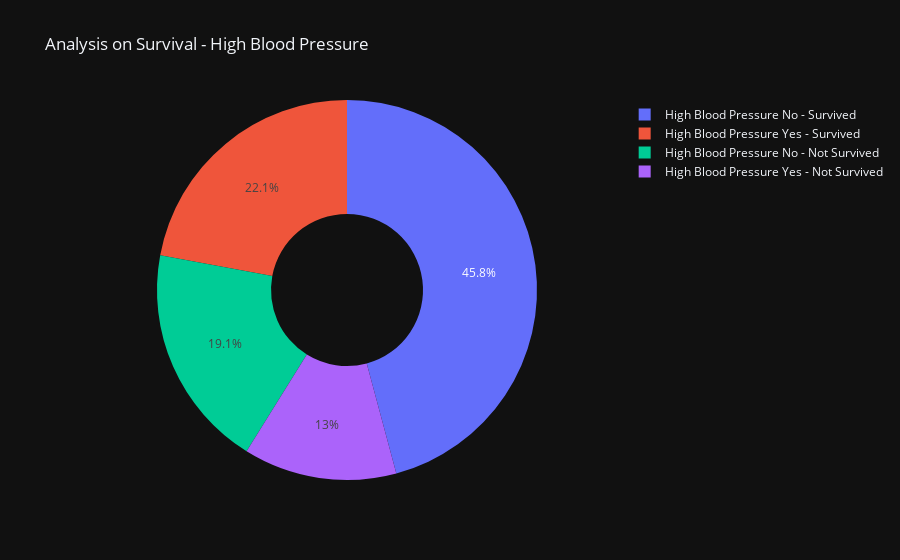

Here is the notebook cell this chart was saved with:
### Code cell
plot_pie_chart(dataframe, 'high_blood_pressure')

### Figure 1 — Plotly figure (JSON) as saved in the notebook; plotly's stock layout.template omitted (floating-point values rounded to 4 significant figures)
{"data": [{"hole": 0.4, "labels": ["High Blood Pressure Yes - Survived", "High Blood Pressure Yes - Not Survived", "High Blood Pressure No - Survived", "High Blood Pressure No - Not Survived"], "values": [66, 39, 137, 57], "type": "pie"}], "layout": {"title": {"text": "Analysis on Survival - High Blood Pressure"}}}
